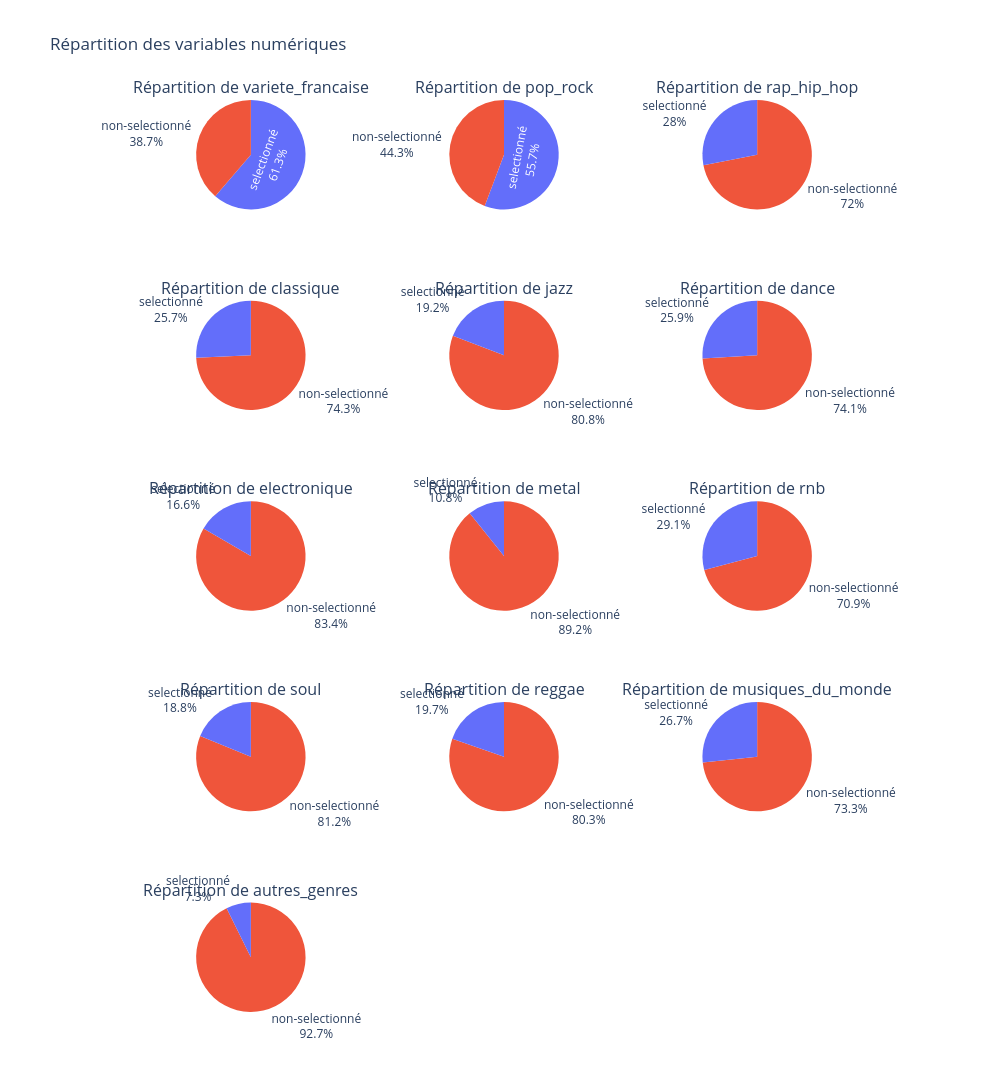

Notebook cell for this chart:
### Markdown cell above
# Analyse de la fréquence des genres musicaux
Les variables musicales sont représentées sous forme binaire : 
- 1 : le genre musical a été sélectionné par l'individu
- 0 : le genre musical n'a pas été sélectionné

Nous étudions la répartition de ces deux valeurs pour chaque genre musical à l'aide de diagrammes circulaires.

Cette visualisation permet d'identifier :
- Les genres musicaux les plus populaires
- Les genres les moins représentés
- Les différences de fréquence de sélection entre les différents genres

Cette analyse descriptive permet de mieux comprendre la composition du dataset et les caractéristiques des préférences musicales des individus.

### Code cell
import plotly.express as px
from plotly.subplots import make_subplots
import plotly.graph_objects as go
import math
from IPython.display import display

# Récupérer les colonnes de type int64
columns = [column for column in df.columns if df[column].dtype == "int64"]

# Définir la grille
n_cols = 3
n_rows = math.ceil(len(columns) / n_cols)

fig = make_subplots(
    rows=n_rows,
    cols=n_cols,
    specs=[[{"type": "domain"} for _ in range(n_cols)]
           for _ in range(n_rows)],
    subplot_titles=[f"Répartition de {column}" for column in columns]
)

for i, column in enumerate(columns):
    df_prop = (
        df[column]
        .value_counts(normalize=True)
        .reset_index(name="proportion")
        .sort_values(by=column, ascending=True)
        .replace({1: "selectionné", 0: "non-selectionné"})
    )

    fig.add_trace(
        go.Pie(
            labels=df_prop[column],
            values=df_prop["proportion"],
            textinfo="percent+label",
            name=column
        ),
        row=i // n_cols + 1,
        col=i % n_cols + 1
    )

fig.update_layout(
    title_text="Répartition des variables numériques",
    height=400 * n_rows,
    width=1000,
    showlegend=False
)

fig.show()

### Figure 1 — Plotly figure (JSON) as saved in the notebook; plotly's stock layout.template omitted (floating-point values rounded to 4 significant figures)
{"data": [{"domain": {"x": [0, 0.2889], "y": [0.88, 1]}, "labels": ["non-selectionné", "selectionné"], "name": "variete_francaise", "textinfo": "percent+label", "type": "pie", "values": [0.3872, 0.6128]}, {"domain": {"x": [0.3556, 0.6444], "y": [0.88, 1]}, "labels": ["non-selectionné", "selectionné"], "name": "pop_rock", "textinfo": "percent+label", "type": "pie", "values": [0.4426, 0.5574]}, {"domain": {"x": [0.7111, 1], "y": [0.88, 1]}, "labels": ["non-selectionné", "selectionné"], "name": "rap_hip_hop", "textinfo": "percent+label", "type": "pie", "values": [0.7195, 0.2805]}, {"domain": {"x": [0, 0.2889], "y": [0.66, 0.78]}, "labels": ["non-selectionné", "selectionné"], "name": "classique", "textinfo": "percent+label", "type": "pie", "values": [0.7427, 0.2573]}, {"domain": {"x": [0.3556, 0.6444], "y": [0.66, 0.78]}, "labels": ["non-selectionné", "selectionné"], "name": "jazz", "textinfo": "percent+label", "type": "pie", "values": [0.8082, 0.1918]}, {"domain": {"x": [0.7111, 1], "y": [0.66, 0.78]}, "labels": ["non-selectionné", "selectionné"], "name": "dance", "textinfo": "percent+label", "type": "pie", "values": [0.7407, 0.2593]}, {"domain": {"x": [0, 0.2889], "y": [0.44, 0.56]}, "labels": ["non-selectionné", "selectionné"], "name": "electronique", "textinfo": "percent+label", "type": "pie", "values": [0.8338, 0.1662]}, {"domain": {"x": [0.3556, 0.6444], "y": [0.44, 0.56]}, "labels": ["non-selectionné", "selectionné"], "name": "metal", "textinfo": "percent+label", "type": "pie", "values": [0.8922, 0.1078]}, {"domain": {"x": [0.7111, 1], "y": [0.44, 0.56]}, "labels": ["non-selectionné", "selectionné"], "name": "rnb", "textinfo": "percent+label", "type": "pie", "values": [0.709, 0.291]}, {"domain": {"x": [0, 0.2889], "y": [0.22, 0.34]}, "labels": ["non-selectionné", "selectionné"], "name": "soul", "textinfo": "percent+label", "type": "pie", "values": [0.8117, 0.1883]}, {"domain": {"x": [0.3556, 0.6444], "y": [0.22, 0.34]}, "labels": ["non-selectionné", "selectionné"], "name": "reggae", "textinfo": "percent+label", "type": "pie", "values": [0.8031, 0.1969]}, {"domain": {"x": [0.7111, 1], "y": [0.22, 0.34]}, "labels": ["non-selectionné", "selectionné"], "name": "musiques_du_monde", "textinfo": "percent+label", "type": "pie", "values": [0.7331, 0.2669]}, {"domain": {"x": [0, 0.2889], "y": [0, 0.12]}, "labels": ["non-selectionné", "selectionné"], "name": "autres_genres", "textinfo": "percent+label", "type": "pie", "values": [0.927, 0.07301]}], "layout": {"annotations": [{"font": {"size": 16}, "showarrow": false, "text": "Répartition de variete_francaise", "x": 0.1444, "xanchor": "center", "xref": "paper", "y": 1, "yanchor": "bottom", "yref": "paper"}, {"font": {"size": 16}, "showarrow": false, "text": "Répartition de pop_rock", "x": 0.5, "xanchor": "center", "xref": "paper", "y": 1, "yanchor": "bottom", "yref": "paper"}, {"font": {"size": 16}, "showarrow": false, "text": "Répartition de rap_hip_hop", "x": 0.8556, "xanchor": "center", "xref": "paper", "y": 1, "yanchor": "bottom", "yref": "paper"}, {"font": {"size": 16}, "showarrow": false, "text": "Répartition de classique", "x": 0.1444, "xanchor": "center", "xref": "paper", "y": 0.78, "yanchor": "bottom", "yref": "paper"}, {"font": {"size": 16}, "showarrow": false, "text": "Répartition de jazz", "x": 0.5, "xanchor": "center", "xref": "paper", "y": 0.78, "yanchor": "bottom", "yref": "paper"}, {"font": {"size": 16}, "showarrow": false, "text": "Répartition de dance", "x": 0.8556, "xanchor": "center", "xref": "paper", "y": 0.78, "yanchor": "bottom", "yref": "paper"}, {"font": {"size": 16}, "showarrow": false, "text": "Répartition de electronique", "x": 0.1444, "xanchor": "center", "xref": "paper", "y": 0.56, "yanchor": "bottom", "yref": "paper"}, {"font": {"size": 16}, "showarrow": false, "text": "Répartition de metal", "x": 0.5, "xanchor": "center", "xref": "paper", "y": 0.56, "yanchor": "bottom", "yref": "paper"}, {"font": {"size": 16}, "showarrow": false, "text": "Répartition de rnb", "x": 0.8556, "xanchor": "center", "xref": "paper", "y": 0.56, "yanchor": "bottom", "yref": "paper"}, {"font": {"size": 16}, "showarrow": false, "text": "Répartition de soul", "x": 0.1444, "xanchor": "center", "xref": "paper", "y": 0.34, "yanchor": "bottom", "yref": "paper"}, {"font": {"size": 16}, "showarrow": false, "text": "Répartition de reggae", "x": 0.5, "xanchor": "center", "xref": "paper", "y": 0.34, "yanchor": "bottom", "yref": "paper"}, {"font": {"size": 16}, "showarrow": false, "text": "Répartition de musiques_du_monde", "x": 0.8556, "xanchor": "center", "xref": "paper", "y": 0.34, "yanchor": "bottom", "yref": "paper"}, {"font": {"size": 16}, "showarrow": false, "text": "Répartition de autres_genres", "x": 0.1444, "xanchor": "center", "xref": "paper", "y": 0.12, "yanchor": "bottom", "yref": "paper"}], "height": 2000, "showlegend": false, "title": {"text": "Répartition des variables numériques"}, "width": 1000}}
